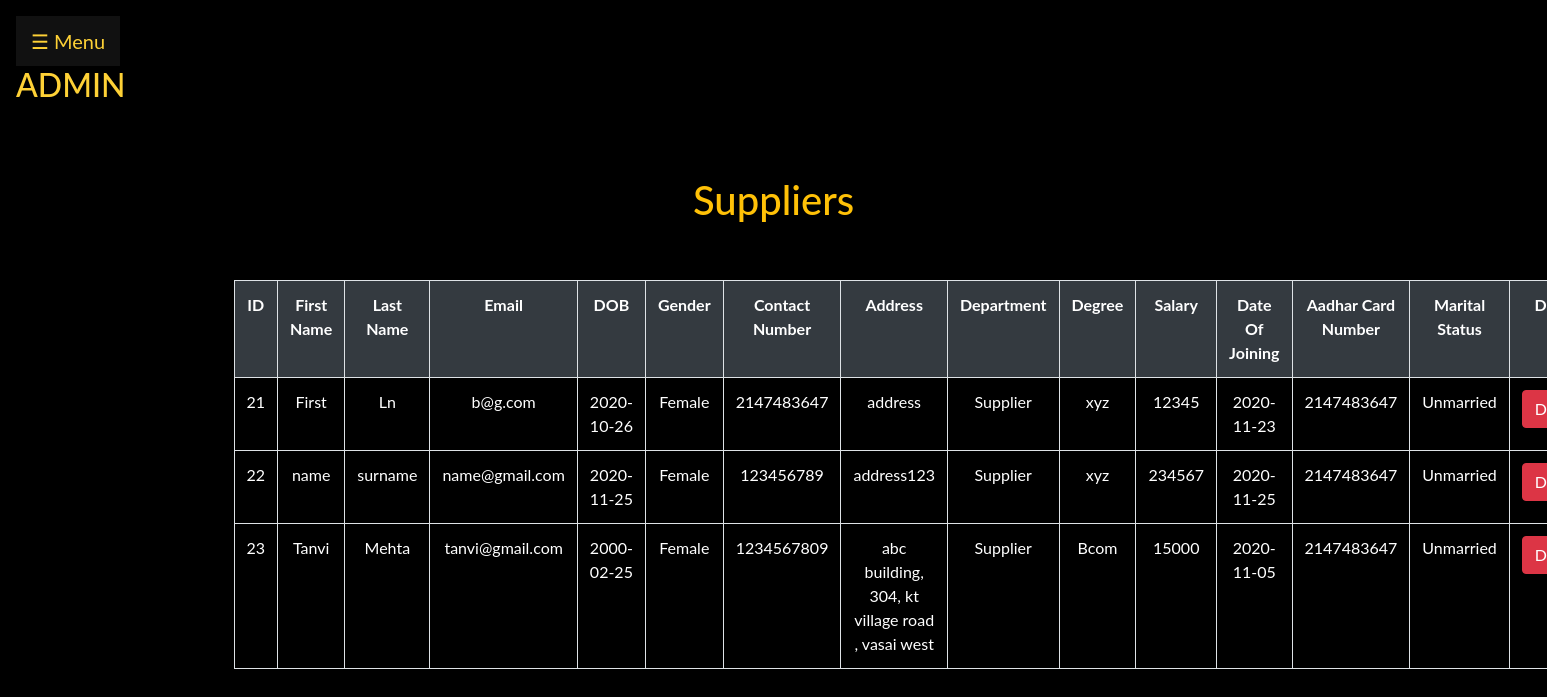
The app's page /admin/view_supplier.php (signed in) with its own data.
### tables this page shows
CREATE TABLE `info` (
  `id` int(11) NOT NULL,
  `firstname` varchar(20) NOT NULL,
  `lastname` varchar(15) DEFAULT NULL,
  `emailid` varchar(20) DEFAULT NULL,
  `date_of_birth` date NOT NULL,
  `gender` varchar(8) NOT NULL,
  `contact_number` int(10) DEFAULT NULL,
  `address` varchar(50) DEFAULT NULL,
  `department` varchar(50) DEFAULT NULL,
  `degree` varchar(15) DEFAULT NULL,
  `salary` int(20) NOT NULL,
  `date_of_joining` date NOT NULL,
  `aadhar_card_number` int(20) DEFAULT NULL,
  `martial_status` varchar(10) NOT NULL,
  `password` varchar(20) NOT NULL DEFAULT 'xyz123#'
);

### admin/view_supplier.php (the view, shortened to what this page needs)
<!DOCTYPE html>
<html>
<head>
  <link rel="stylesheet" href="https://maxcdn.bootstrapcdn.com/bootstrap/4.0.0/css/bootstrap.min.css">
 <link rel="stylesheet" type="text/css" href="http://ajax.aspnetcdn.com/ajax/jquery.dataTables/1.9.4/css/jquery.dataTables.css">
</head>
<body style="background-color: black;">
<?php include('bar.php'); ?>
 <div class="container">
 <div class="col-lg-12">
 <br><br>
 <h1 class="text-warning text-center" > Suppliers </h1>
 <br>
<br>
 <table  id="tabledata" class=" table table-striped table-hover table-bordered" style="color: white;">
 <tr class="bg-dark text-white text-center">
 <th> ID </th>
 <th> First Name </th>
 <th> Last Name </th>
 <th> Email </th>
 <th> DOB </th>
 <th> Gender </th>
 <th> Contact Number </th>
 <th> Address </th>
 <th> Department </th>
 <th> Degree </th>
 <th> Salary </th>
 <th> Date Of Joining </th>
 <th> Aadhar Card Number </th>
 <th> Marital Status </th>
 <th> Delete </th>
 </tr >
 <?php
 $con = OpenCon();
 $q = "select * from info where department ='Supplier' ";
 $query = mysqli_query($con,$q);
 while($res = mysqli_fetch_array($query)){
 ?>
 <tr class="text-center">
 <td> <?php echo $res['id'];  ?> </td>
 <td> <?php echo $res['firstname'];  ?> </td>
 <td> <?php echo $res['lastname'];  ?> </td>
 <td> <?php echo $res['emailid'];  ?> </td>
 <td> <?php echo $res['date_of_birth'];  ?> </td>
 <td> <?php echo $res['gender'];  ?> </td>
 <td> <?php echo $res['contact_number'];  ?> </td>
 <td> <?php echo $res['address'];  ?> </td>
 <td> <?php echo $res['department'];  ?> </td>
 <td> <?php echo $res['degree'];  ?> </td>
 <td> <?php echo $res['salary'];  ?> </td>
 <td> <?php echo $res['date_of_joining'];  ?> </td>
 <td> <?php echo $res['aadhar_card_number'];  ?> </td>
 <td> <?php echo $res['martial_status'];  ?> </td>
 <td> <button class="btn-danger btn"> <a href="delete.php?id=<?php echo $res['id']; ?>" class="text-white"> Delete </a>  </button> </td>
 </tr>
 <?php
 }
  ?>
 </table>
 </div>
 </div>
</body>
</html>

### admin/bar.php (shortened to what this page needs)
<head>
</head>
<div id="main">
  <button class="openbtn" onclick="openNav()">☰ Menu</button>
  <h2 style="color: #fed136;">ADMIN</h2>
</div>

### admin/bar.php (style rules this page uses)
body { font-family: "Lato", sans-serif; }
.openbtn { font-size: 20px; cursor: pointer; background-color: #111; color: #fed136; padding: 10px 15px; border: none; }
#main { transition: margin-left .5s; padding: 16px; }

### records on screen
info: id "21", firstname "First", lastname "Ln", emailid "b@g.com", date_of_birth "2020-10-26", gender "Female", contact_number "2147483647", address "address", department "Supplier", degree "xyz", salary "12345", date_of_joining "2020-11-23", aadhar_card_number "2147483647", martial_status "Unmarried"
info: id "22", firstname "name", lastname "surname", emailid "name@gmail.com", date_of_birth "2020-11-25", gender "Female", contact_number "123456789", address "address123", department "Supplier", degree "xyz", salary "234567", date_of_joining "2020-11-25", aadhar_card_number "2147483647", martial_status "Unmarried"
info: id "23", firstname "Tanvi", lastname "Mehta", emailid "tanvi@gmail.com", date_of_birth "2000-02-25", gender "Female", contact_number "1234567809", address "abc building, 304, kt village road , vasai west", department "Supplier", degree "Bcom", salary "15000", date_of_joining "2020-11-05", aadhar_card_number "2147483647", martial_status "Unmarried"
